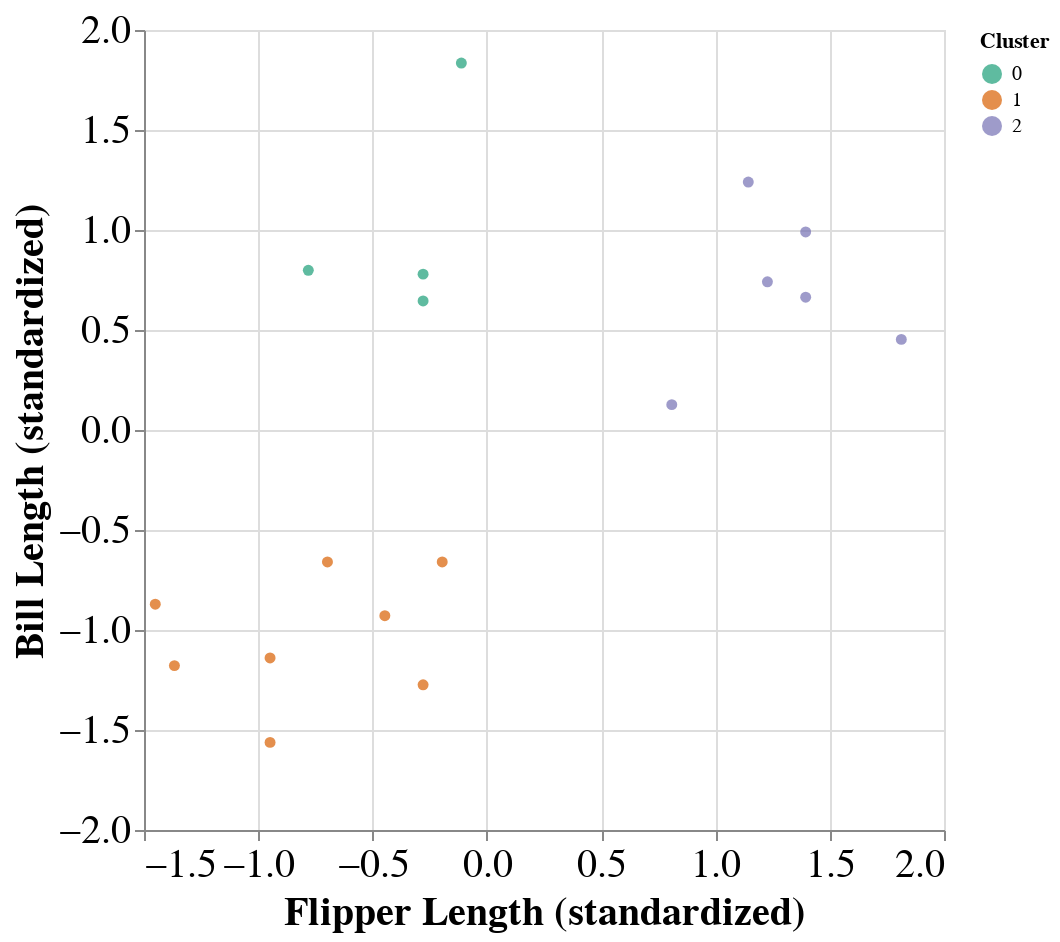

Notebook code for this chart:
### Code cell
glue('cluster_plot', cluster_plot, display=True)

### Figure 1 — Vega-Lite specification as saved in the notebook (floating-point values rounded to 4 significant figures)
{"config": {"view": {"continuousWidth": 400, "continuousHeight": 300}, "axis": {"labelFontSize": 20, "titleFontSize": 20}}, "data": {"name": "data-f9ba5372ad17f212b1b1827985326fef"}, "mark": "circle", "encoding": {"color": {"field": "clusters", "scale": {"scheme": "dark2"}, "title": "Cluster", "type": "ordinal"}, "x": {"field": "flipper_length_mm", "title": "Flipper Length (standardized)", "type": "quantitative"}, "y": {"field": "bill_length_mm", "title": "Bill Length (standardized)", "type": "quantitative"}}, "height": 400, "width": 400, "$schema": "https://vega.github.io/schema/vega-lite/v4.17.0.json", "datasets": {"data-f9ba5372ad17f212b1b1827985326fef": [{"bill_length_mm": -0.66, "flipper_length_mm": -0.1953, "clusters": 1}, {"bill_length_mm": -1.178, "flipper_length_mm": -1.367, "clusters": 1}, {"bill_length_mm": -1.562, "flipper_length_mm": -0.9485, "clusters": 1}, {"bill_length_mm": -1.14, "flipper_length_mm": -0.9485, "clusters": 1}, {"bill_length_mm": -0.8711, "flipper_length_mm": -1.451, "clusters": 1}, {"bill_length_mm": -0.66, "flipper_length_mm": -0.6974, "clusters": 1}, {"bill_length_mm": -1.274, "flipper_length_mm": -0.279, "clusters": 1}, {"bill_length_mm": -0.9286, "flipper_length_mm": -0.4463, "clusters": 1}, {"bill_length_mm": 0.741, "flipper_length_mm": 1.227, "clusters": 2}, {"bill_length_mm": 0.6642, "flipper_length_mm": 1.395, "clusters": 2}, {"bill_length_mm": 0.9905, "flipper_length_mm": 1.395, "clusters": 2}, {"bill_length_mm": 0.4531, "flipper_length_mm": 1.813, "clusters": 2}, {"bill_length_mm": 1.24, "flipper_length_mm": 1.144, "clusters": 2}, {"bill_length_mm": 0.1269, "flipper_length_mm": 0.809, "clusters": 2}, {"bill_length_mm": 0.645, "flipper_length_mm": -0.279, "clusters": 0}, {"bill_length_mm": 0.7794, "flipper_length_mm": -0.279, "clusters": 0}, {"bill_length_mm": 1.835, "flipper_length_mm": -0.1116, "clusters": 0}, {"bill_length_mm": 0.7986, "flipper_length_mm": -0.7811, "clusters": 0}]}}
